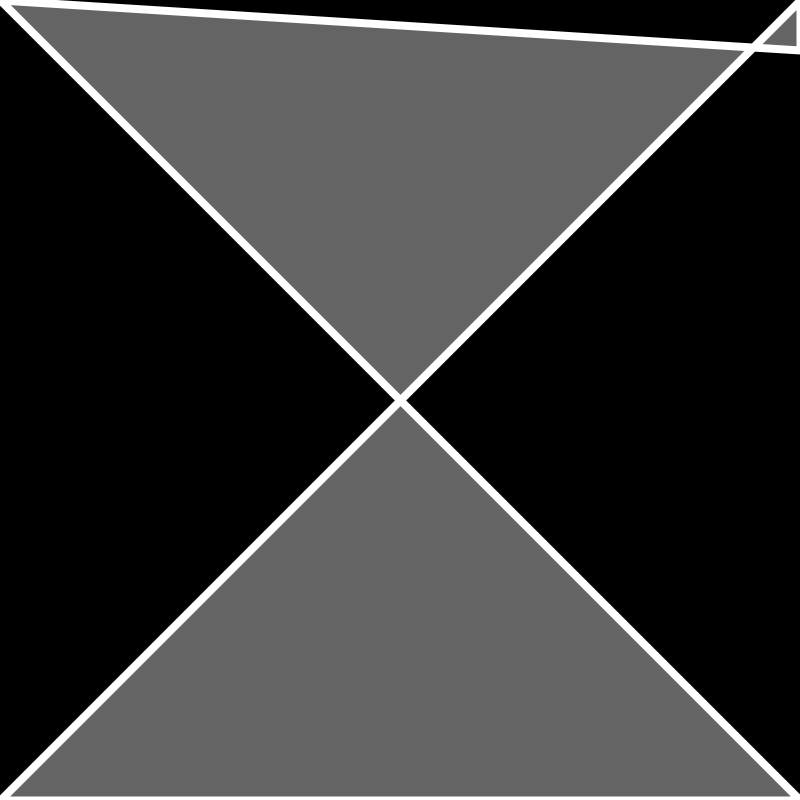
Frame 1 (no input)
Frame 60 (the mouse pressed at the canvas centre just before this capture): identical to frame 1, image omitted
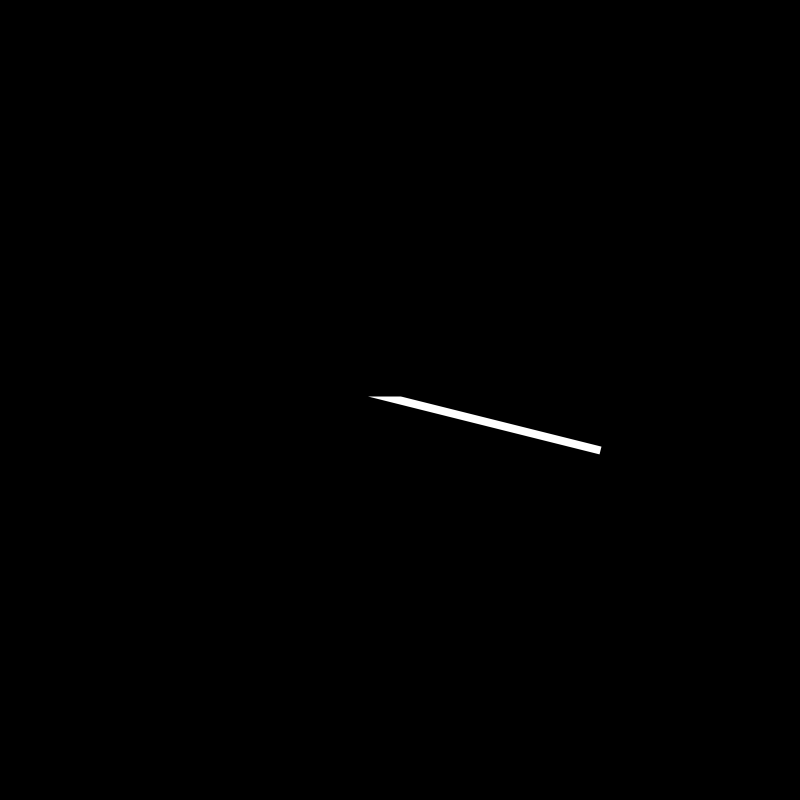
Frame 120 (the mouse held since frame 60 and released just before this capture)

The Processing sketch that drew these frames (run headless with seeded random() and noise(); from frame 60 on, the mouse is pressed at the canvas centre):

// Processing sketch: demo_03_complex_shapes
// ── demo_03_complex_shapes.pde
void setup() {
  size(800, 800);

  strokeWeight(8);
  stroke(255);
  fill(100);
}

void draw() {
  background(0);

  int pad = mouseX;

  beginShape();  
  vertex(pad, pad);
  vertex(width-pad, height-pad);
  vertex(pad, height-pad);
  vertex(width-pad, pad);
  vertex(width-pad / 2, pad + 50);
  endShape(CLOSE);
}
